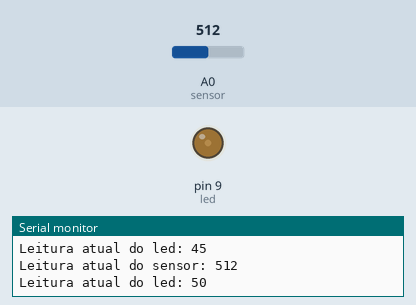
This sketch was run on a simulated Arduino Uno, built with avr-gcc and run on an emulated ATmega328P. Shown: output pins drawn as LEDs (lit = HIGH), the last lines printed to the serial monitor. The inputs (shaded band) are chosen by the test bench; at power-on: A0 (sensor) = 512.

Above: at 1.2 s.
1.3 s: A0 (sensor) set to 591
At 2.55 s:
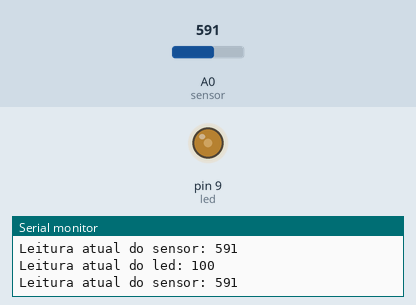
4.3 s: A0 (sensor) set to 608
At 4.38 s:
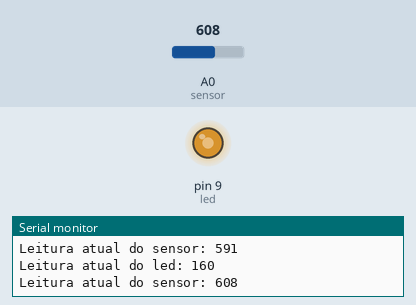
7.3 s: A0 (sensor) set to 590
10.3 s: A0 (sensor) set to 610
Timing chart, 0 to 15.8 s (numbered marks = the images above; inputs shaded):
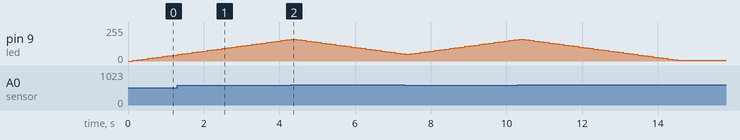

The sketch:

poste.ino
```cpp
// Pode ser necessário alterar o "valor limite de disparo" para encontrar um valor adequado
// para ligar e desligar o LED quando "mover a mão" sobre o fotoresistor (LDR)
int limiteDisparo = 600;

// Ligue o LED ao pino digital 9
int led = 9;

// O fotoresistor (LDR) é conectado ao pino analógico 0
int sensor = A0;

// Armazena o valor de leitura analógica
int sensorValue = 0;


int brightness = 0;
int fadeAmount = 5;
void setup() {

  // Define o LED como uma saída
  pinMode(led, OUTPUT);

  // Define o fotoresistor como uma entrada
  pinMode(sensor, INPUT);

  // Inicia a comunicação serial com uma taxa de transmissão de 9600 boud rate
  Serial.begin(9600);
}

void loop(){
  analogWrite(led, brightness);

  // Lê o valor atual do fotoresistor
  sensorValue = analogRead(sensor);

  // Se o valor estiver abaixo de um determinado "limite de disparo", então o LED liga, caso contrário o LED permanece desligado

  if (sensorValue < limiteDisparo) {
      if (brightness < 245) {
        brightness = brightness + fadeAmount;
      }
  }
  else {
    if (brightness > 5) {
        brightness = brightness - fadeAmount;
      }
  }

  // Imprime as leituras atuais no monitor serial da IDE do Arduino
  Serial.print ("Leitura atual do led: ");
  Serial.println(brightness);
  Serial.print ("Leitura atual do sensor: ");
  Serial.println(sensorValue);
  delay(130);
}
```

Measured:
- the behaviour switches between 599 and 600 on A0 (sensor) (found by bisection; images 1 and 2)
